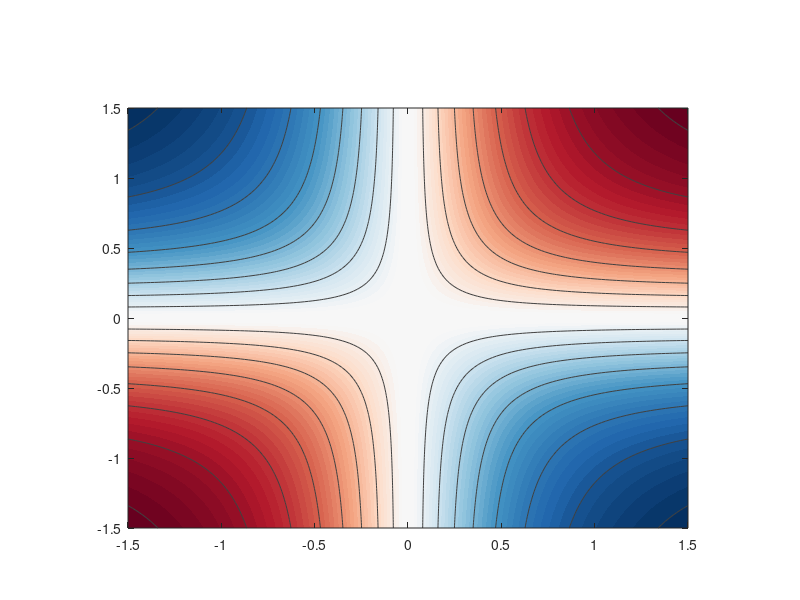

Here is the MATLAB script that generated this plot: (Note: this script raises an error after producing the figure.)
%% Contour + vector-field plot of rho_21 for the 3-node confounder topology,
% as a function of a13, a23 (see figure caption for what each plotted
% element represents). Closed-form rho_21 derived in Appendix D
% (eq:d26_rho21_confounder / main text eq:rho21_confounder).
%
% One standalone square PDF per panel, plus one standalone colorbar PDF,
% assembled in LaTeX per the authoritative guide
% (tasks/stage3_tasks_plot_networks/stage3_topo_x-node_figure_template_instructions.md).
% Structure copied from plot_topo_2node_dyad_subplot.m (the reference
% implementation); only the topology-specific pieces differ (formula, axes,
% the absence of a stability mask, and the param layout).
% Output: figures/topo_3node_confounder_figures/{B1,B2,B3,C1,C2,C3,colorbar}.pdf
clc; clear;

% Params for the confounder, panels B1-C3 (2x3 grid). columns: [a, sigma_W2,
% sigma_W3]; sigma_W1 = 1 throughout. Row B fixes sigma_W2=sigma_W3=1 and
% varies a in {-0.5,-1.0,-1.5} across columns; row C varies sigma_W2 and/or
% sigma_W3 per column too (see matrix values directly).
params = [...
    -0.5, 1, 1;
    -1.0, 1, 1;
    -1.5, 1, 1;
    -0.5, 3, 1;
    -1.0, 1, 3;
    -1.5, 3, 3];
sigma_W1 = 1;
% Row A is reserved for the network diagram and matrices strip (drawn
% directly in LaTeX, not exported here), so the two MATLAB-generated data
% rows are B and C.
panel_labels = {'B1','B2','B3','C1','C2','C3'};

% param grid for a13 and a23 (the two connections from node 3 into nodes 1 and 2)
range = 1.5;
N = 150;
[a13, a23] = meshgrid(linspace(-range, range, N), linspace(-range, range, N));
a13sq = a13.^2;
a23sq = a23.^2;

%% Diverging blue-white-red colormap (stage-wide convention; see
% plot_topo_2node_dyad_subplot.m for the full rationale).
rdbu_anchors = [ ...
      5,  48,  97;   33, 102, 172;   67, 147, 195;  146, 197, 222; ...
    209, 229, 240;  247, 247, 247;  253, 219, 199;  244, 165, 130; ...
    214,  96,  77;  178,  24,  43;  103,   0,  31] / 255;
neutral_halfwidth = 0.05;
v = linspace(-1, 1, 256);
t = 0.5 + 0.5 * sign(v) .* max(abs(v) - neutral_halfwidth, 0) ...
                        ./ (1 - neutral_halfwidth);
cmap_div = interp1(linspace(0,1,size(rdbu_anchors,1)), rdbu_anchors, t);

rho_levels = -1:0.1:1;
rho_fill_levels = -1:0.02:1;

%% NO stability mask, NO grey invalid region, NO black boundary curve
% (topology-specific deviation, same as the combined confounder plotter): the
% confounder's A = [a,0,a13; 0,a,a23; 0,0,a] is upper triangular, eigenvalues
% all = a < 0, so the system is Hurwitz-stable everywhere in the plotted plane;
% and the denominators are strictly positive, so there is no boundary curve.

%% Output folder -- one subfolder per topology.
script_dir = fileparts(mfilename('fullpath'));
proj_root  = fullfile(script_dir, '..', '..');
fig_dir    = fullfile(proj_root, 'figures', 'topo_3node_confounder_figures');
if ~exist(fig_dir, 'dir')
    mkdir(fig_dir);
end

%% Fixed square canvas and fixed axes Position -- IDENTICAL for every panel
% (see plot_topo_2node_dyad_subplot.m for the full rationale on panel_size
% and ax_pos, and why exportgraphics is used).
panel_size = 360;               % figure width = height, in points (nominal)
ax_pos = [0.16 0.12 0.70 0.70]; % [left bottom width height], normalized

%% Per-panel: compute rho_* gradient, plot, export.
for k = 1:size(params,1)
    a        = params(k,1);
    sigma_W2 = params(k,2);
    sigma_W3 = params(k,3);

    % rho_21 for the confounder (verified against Appendix D
    % eq:d26_rho21_confounder / main text eq:rho21_confounder).
    numerator = a13 .* a23 * sigma_W3;
    denom1 = a13sq*sigma_W3 + 2*a*a*sigma_W1;
    denom2 = a23sq*sigma_W3 + 2*a*a*sigma_W2;
    rho_21 = numerator ./ sqrt(denom1 .* denom2);

    [drho_da13, drho_da23] = gradient(rho_21, a13(1,:), a23(:,1));

    % Standalone figure for this panel only -- 'Visible','off' avoids the
    % headless window-manager clamp.
    fig = figure('Color','w','Units','points', ...
        'Position',[100 100 panel_size panel_size],'Visible','off');
    ax = axes(fig,'Units','normalized','Position',ax_pos);

    contourf(ax, a13, a23, rho_21, rho_fill_levels, 'LineStyle', 'none')
    hold(ax,'on')
    contour(ax, a13, a23, rho_21, rho_levels(rho_levels ~= 0), ...
            'LineColor', [0.25 0.25 0.25], 'LineWidth', 0.5)
    colormap(ax, cmap_div)
    clim(ax, [-1 1])

    % rho_21 = 0 contour, bright green dashed (stage-wide convention).
    contour(ax, a13, a23, rho_21, [0 0], '--', ...
            'LineColor', [0.00 0.62 0.05], 'LineWidth', 2.5)
    % (No black stability boundary: confounder is stable everywhere.)

    mag = sqrt(drho_da13.^2 + drho_da23.^2);
    U = drho_da13 ./ mag;
    V = drho_da23 ./ mag;
    step = 20;
    arrow_scale = 0.5;
    quiver(ax, a13(1:step:end,1:step:end), ...
        a23(1:step:end,1:step:end), ...
        U(1:step:end,1:step:end), ...
        V(1:step:end,1:step:end), ...
        arrow_scale,'k', 'LineWidth', 1)

    axis(ax,'square')

    % set FontSize before xlabel/ylabel/title (ordering pitfall).
    set(ax,'FontSize',16)

    axis_ticks = -range:0.5:range;
    set(ax, 'XTick', axis_ticks, 'YTick', axis_ticks)
    ax.XAxis.TickLabelRotation = 0;
    ax.YAxis.TickLabelRotation = 0;

    % Font sizes match the dyad reference: axis labels 22, title 18, ticks 16.
    xlabel(ax,'\textbf{$\mathbf{a_{13}}$}','Interpreter','latex','FontSize',22)
    ylabel(ax,'\textbf{$\mathbf{a_{23}}$}','Interpreter','latex','FontSize',22)

    % %+.2f (explicit sign) for a, matching the dyad convention, so titles have
    % uniform width. sigma values are always positive -> %.2f.
    title(ax, sprintf(['$a=%+.2f$, $\\sigma_{W_3}=%.2f$' newline ...
        '$\\sigma_{W_1}=%.2f$, $\\sigma_{W_2}=%.2f$'], ...
        a, sigma_W3, sigma_W1, sigma_W2), ...
        'Interpreter','latex','FontSize',18);

    hold(ax,'off')

    out_path = fullfile(fig_dir, [panel_labels{k} '.pdf']);
    exportgraphics(fig, out_path, 'ContentType', 'vector');
    fprintf('Wrote %s\n', out_path);
    close(fig);
end

%% Standalone colorbar (identical construction to the dyad reference; see
% plot_topo_2node_dyad_subplot.m for the no-dummy-image / AxisLocation /
% canvas-size rationale). Label is rho_21, same quantity the confounder plots.
cb_width  = 3 * panel_size * 1.1;       % 1188
cb_height = 160;                        % nominal only, autocropped down
fig = figure('Color','w','Units','points','Position',[100 100 cb_width cb_height], ...
    'Visible','off');
ax = axes(fig,'Visible','off');
colormap(ax, cmap_div)
clim(ax, [-1 1])
cb = colorbar(ax,'Location','south');
cb.AxisLocation = 'out';
cb.Position = [0.08 0.35 0.84 0.20];
cb.Label.Interpreter = 'latex';
cb.Label.String = '$\mathbf{\rho_{21}}$';
cb.Label.FontWeight = 'bold';
cb.FontSize = 18;
cb.Label.FontSize = 22;

cb_path = fullfile(fig_dir, 'colorbar.pdf');
exportgraphics(fig, cb_path, 'ContentType', 'vector');
fprintf('Wrote %s\n', cb_path);
close(fig);
